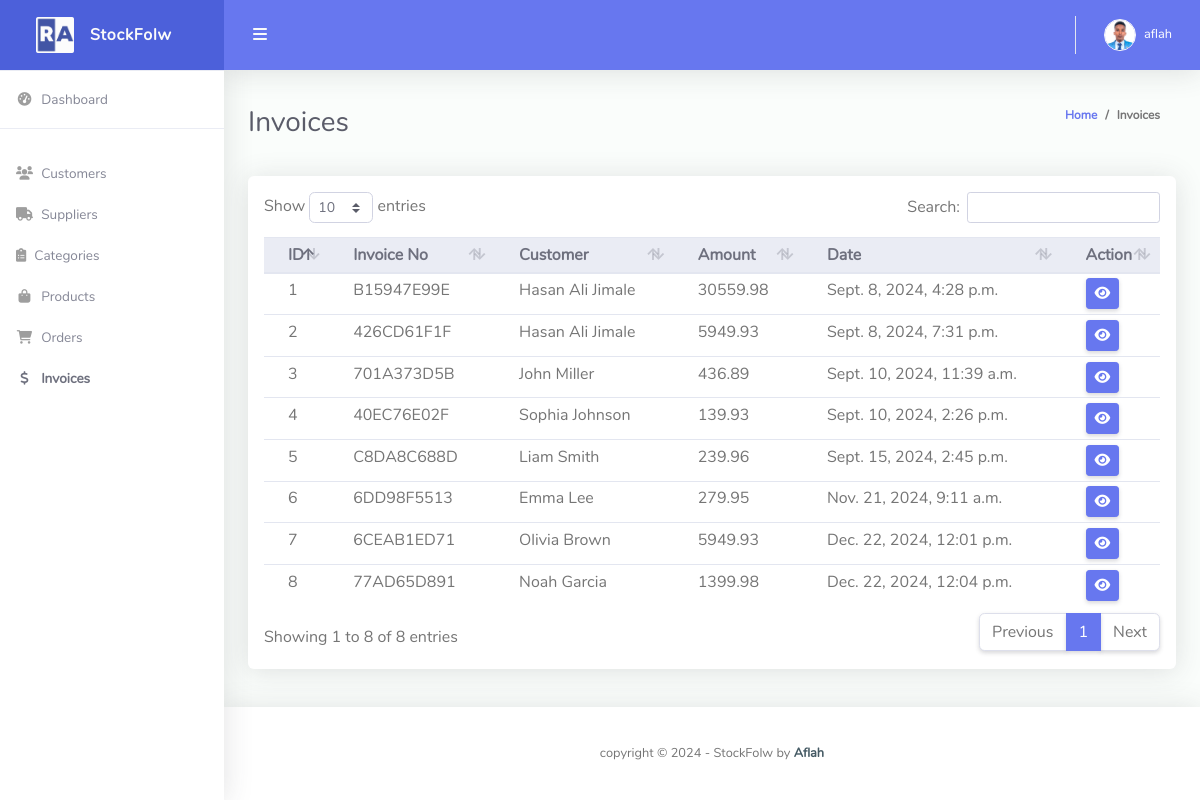
Screenshot of /invoice/ (signed in) with the database file from the repository.
### stockflow/models.py (models this page shows, shortened)
class Customer(models.Model):
    user = models.OneToOneField(User, null=True, blank=True, on_delete=models.CASCADE)
    name = models.CharField(max_length=200, null=True, blank=True)
    phone = models.CharField(max_length=200, null=True, blank=True)
    email = models.EmailField(max_length=200, null=True, blank=True)
    address = models.TextField(null=True, blank=True)
    profile_pic = models.ImageField(default="profile1.png", null=True, blank=True)
    date_created = models.DateTimeField(auto_now_add=True, null=True, blank=True)

class Invoice(models.Model):
    customer = models.ForeignKey(Customer, on_delete=models.CASCADE)
    orders = models.ManyToManyField(Order)
    invoice_number = models.CharField(max_length=100, unique=True)
    total_amount = models.DecimalField(max_digits=10, decimal_places=2)
    created_at = models.DateTimeField(auto_now_add=True)

### stockflow/decorators.py (the view)
		def wrapper_func(request, *args, **kwargs):
			group = None
			if request.user.groups.exists():
				group = request.user.groups.all()[0].name
			if group in allowed_roles:
				return view_func(request, *args, **kwargs)
			else:
				return redirect('/')

### stockflow/views.py (called while the page is built)
@login_required(login_url='login')
@allowed_users(allowed_roles=['admin', 'customer'])
def invoice(request):
    if request.user.is_staff:
        invoices = Invoice.objects.select_related('customer').prefetch_related('orders')
    else:
        invoices = Invoice.objects.filter(customer=request.user.customer).select_related('customer').prefetch_related('orders')
    context = {'invoices': invoices}
    return render(request, 'invoice.html', context)

### templates/invoice.html (shortened to what this page needs)
{% extends 'base.html' %}
{% block content %}
<div class="container-fluid" id="container-wrapper">
    <div class="d-sm-flex align-items-center justify-content-between mb-4">
        <h1 class="h3 mb-0 text-gray-800">Invoices</h1>
        <ol class="breadcrumb">
            <li class="breadcrumb-item"><a href="{% url 'home' %}">Home</a></li>
            <li class="breadcrumb-item">Invoices</li>
        </ol>
    </div>
    <div class="row">
        <div class="col-lg-12">
            <div class="card mb-4">
                <div class="table-responsive p-3">
                    <table class="table align-items-center table-flush table-hover table-sm" id="dataTableHover">
                        <thead class="thead-light">
                            <tr>
                                <th>ID</th>
                                <th>Invoice No</th>
                                <th>Customer</th>
                                <th>Amount</th>
                                <th>Date</th>
                                <th>Action</th>
                            </tr>
                        </thead>
                        <tbody>
                            {% for invoice in invoices %}
                            <tr>
                                <td>{{ invoice.id }}</td>
                                <td>{{ invoice.invoice_number }}</td>
                                <td>{{invoice.customer.name}}</td>
                                <td>{{ invoice.total_amount }}</td>
                                <td>{{invoice.created_at}}</td>
                                <td>
                                    <a href="{% url 'invoice_details' invoice.id %}" class="btn btn-sm btn-primary"
                                        target="_blank">
                                        <i class="fas fa-eye"></i>
                                    </a>
                                </td>
                            </tr>
                            {% endfor %}
                        </tbody>
                    </table>
                </div>
            </div>
        </div>
    </div>
</div>
{% endblock %}

### templates/partials/topbar.html (shortened to what this page needs)
{% load static %}
<nav class="navbar navbar-expand navbar-light bg-navbar topbar mb-4 static-top">
    <button id="sidebarToggleTop" class="btn btn-link rounded-circle mr-3">
        <i class="fa fa-bars"></i>
    </button>
    <ul class="navbar-nav ml-auto">
        <li class="nav-item dropdown no-arrow">
            <a class="nav-link dropdown-toggle" href="#" id="userDropdown" role="button" data-toggle="dropdown"
                aria-haspopup="true" aria-expanded="false">
                {% if request.user.customer.profile_pic %}
                <img class="img-profile rounded-circle" src="{{request.user.customer.profile_pic.url}}"
                    style="max-width: 60px">
                {% else %}
                <img class="img-profile rounded-circle" src="{% static 'img/Testro.jpg' %}" style="max-width: 60px">
                {% endif %}
                <span class="ml-2 d-none d-lg-inline text-white small">{{request.user}}</span>
            </a>
        </li>
    </ul>
</nav>

### rows the page displays
Invoice: id "1", invoice_number "B15947E99E", customer.name "Hasan Ali Jimale", total_amount "30559.98", created_at "Sept. 8, 2024, 4:28 p.m."
Invoice: id "2", invoice_number "426CD61F1F", customer.name "Hasan Ali Jimale", total_amount "5949.93", created_at "Sept. 8, 2024, 7:31 p.m."
Invoice: id "3", invoice_number "701A373D5B", customer.name "John Miller", total_amount "436.89", created_at "Sept. 10, 2024, 11:39 a.m."
Invoice: id "4", invoice_number "40EC76E02F", customer.name "Sophia Johnson", total_amount "139.93", created_at "Sept. 10, 2024, 2:26 p.m."
Invoice: id "5", invoice_number "C8DA8C688D", customer.name "Liam Smith", total_amount "239.96", created_at "Sept. 15, 2024, 2:45 p.m."
Invoice: id "6", invoice_number "6DD98F5513", customer.name "Emma Lee", total_amount "279.95", created_at "Nov. 21, 2024, 9:11 a.m."
Invoice: id "7", invoice_number "6CEAB1ED71", customer.name "Olivia Brown", total_amount "5949.93", created_at "Dec. 22, 2024, 12:01 p.m."
Invoice: id "8", invoice_number "77AD65D891", customer.name "Noah Garcia", total_amount "1399.98", created_at "Dec. 22, 2024, 12:04 p.m."

### other values shown
{{ request.user }} "aflah"
